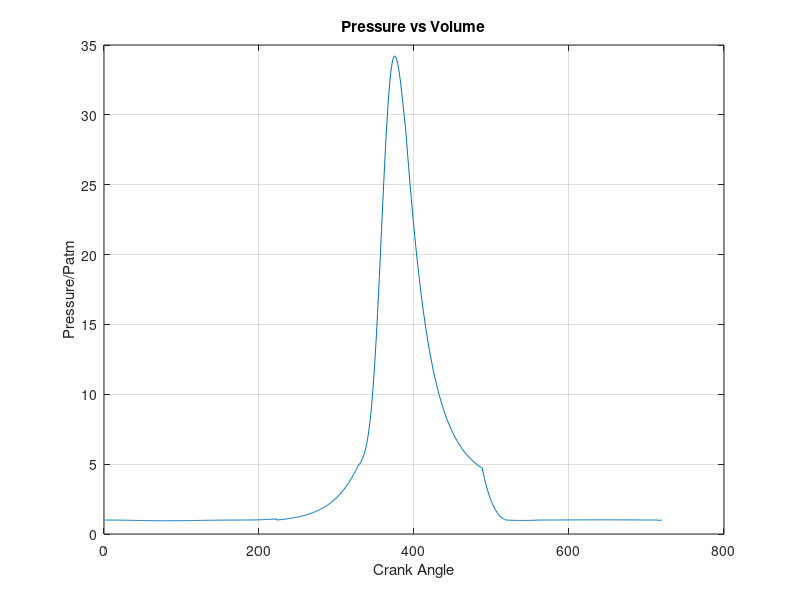
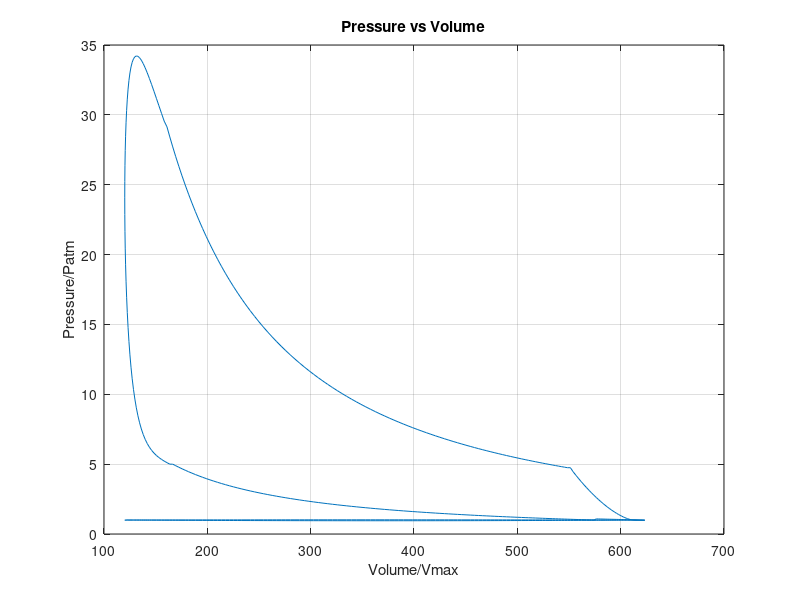

The MATLAB source for these figures, in order:
clear all; clc

%% Load Necessary Data
load('part1.mat')

%% Variables
vol = total_volume0; 
temp = zeros(1, length(crank_angle)); 
pressure = zeros(1, length(crank_angle));
mass = zeros(1, length(crank_angle));
xb = zeros(1, combustion_end - combustion_start);

temp(compression_start) = T_initial; 

%% Numerical Analysis
while error > tolerence
    counter = counter + 1;
    %% Compression Numerical Analysis
    pressure(compression_start) = Pi;
    mi = (pressure(compression_start) * vol(compression_start)) / (R * temp(compression_start));
    mf = mi / (1 + AFR/phi);
    mass(compression_start:expansion_end) = mi;
    for i = (compression_start + 1):compression_end
        pressure(i) = (pressure(compression_start) * (vol(compression_start))^yi) / ((vol(i))^yi);
        temp(i) = (pressure(i) * vol(i)) / (mi * R);
    end

    %% Combustion Numerical Analysis
    pressure(combustion_start) = pressure(compression_end);
    temp(combustion_start) = temp(compression_end);
    
    temp(combustion_end) = (CBF * mf * Qhv) / (mi * cv) + temp(combustion_start);
    pressure(combustion_end) = (mi * R * temp(combustion_end)) / (vol(combustion_end));
    
    for i = (combustion_start):(combustion_end - 1)
        xb(i) = 1 - exp(-a * ((crank_angle(i) - combustion_start) / (combustion_end - combustion_start))^(m + 1));
        pressure(i) = (xb(i) * ((pressure(combustion_end) * vol(combustion_end)^yc) - ...
            (pressure(combustion_start) * vol(combustion_start)^yc)) + ...
            pressure(combustion_start) * vol(combustion_start)^yc) / (vol(i)^yc);
    end

    %% Expansion Numerical Analysis
    for i = (expansion_start):expansion_end
        pressure(i) = (pressure(combustion_end) * vol(combustion_end)^ye) / (vol(i)^ye);
        temp(i) = (pressure(i) * vol(i)) / (mi * R);
    end
    
    %% Exhaust Numerical Analysis
    mass(exhaust_start) = mi;
    
    pressure(exhaust_start) = pressure(expansion_end);
    temp(exhaust_start) = temp(expansion_end);
    
    %pressure(exhaust_start)= (((temp(expansion_end) * mi *R)/vol(exhaust_start))^(ye))*(1/(pressure(expansion_end)^(ye-1)));
    %temp(exhaust_start)= (pressure(exhaust_start)*vol(exhaust_end)/(mi*R));

    for i = (exhaust_start + 1):exhaust_end
      mass(i)=real(mass(i-1)-(dt*((Cd*At*pressure(i-1))/(sqrt((pressure(i-1)*vol(i-1))/mass(i-1))))*((Pe/pressure(i-1))^(1/ye))*((((2*ye)/(ye-1))*(1-(Pe/pressure(i-1))^((ye-1)/ye)))^0.5)));
      pressure(i) = ((((temp(i-1))*(mass(i))*R)/(vol(i)))^ye) * (1/((pressure(i-1))^(ye-1)));
      temp(i) = (pressure(i)*(vol(i)))/(R*mass(i));
    end

    %% Intake Numerical Analysis
    mass(intake_start) = mass(exhaust_end);
    
    pressure(intake_start) = pressure(exhaust_end);
    temp(intake_start) = temp(exhaust_end);
    
    for i = (intake_start + 1):intake_end    
        mass(i)=real(mass(i-1)+(dt*((Cd*At*pressure(i-1))/(sqrt(R*Taf)))*((pressure(i-1)/Pi)^(1/yi))*((((2*yi)/(yi-1))*(1-(pressure(i-1)/Pi)^((yi-1)/yi))).^0.5)));
        xr = mass(exhaust_end)/mass(i);
        temp(i) = xr*temp(exhaust_end) + ((1- xr))*Taf;
        pressure(i) = (mass(i)*R*temp(i))/vol(i);
        %pressure(i) = Pi;
    end

    % Calculate error based on the temperature change
    error = abs(temp(intake_end) - temp(compression_start));
    temp(compression_start) = temp(intake_end);
    
    % Debugging output
    fprintf("Iteration: %d, Error: %.6f, Temp: %.2f\n", counter, error, temp(intake_end));
end

%% Force Calculation
fprintf("Converged with error %.6f after %d iterations\n", error, counter);

F_atm = p_atm * A_cyl;
Fg = pressure * A_cyl;


%% Plotting Pressure vs theta
figure;  % Create a new figure window
plot(crank_angle, pressure/p_atm);
xlabel('Crank Angle');  % Label for x-axis
ylabel('Pressure/Patm'); % Label for y-axis 
title('Pressure vs Volume'); % Title of the plot
grid on;  % Add grid for better readability

%% Plotting Pressure vs Volume
figure;  % Create a new figure window
plot(vol*10^6, pressure/p_atm);
xlabel('Volume/Vmax');  % Label for x-axis
ylabel('Pressure/Patm'); % Label for y-axis 
title('Pressure vs Volume'); % Title of the plot
grid on;  % Add grid for better readability

%% saving data
save('part2.mat')
disp('donee')
disp('stable1.1')